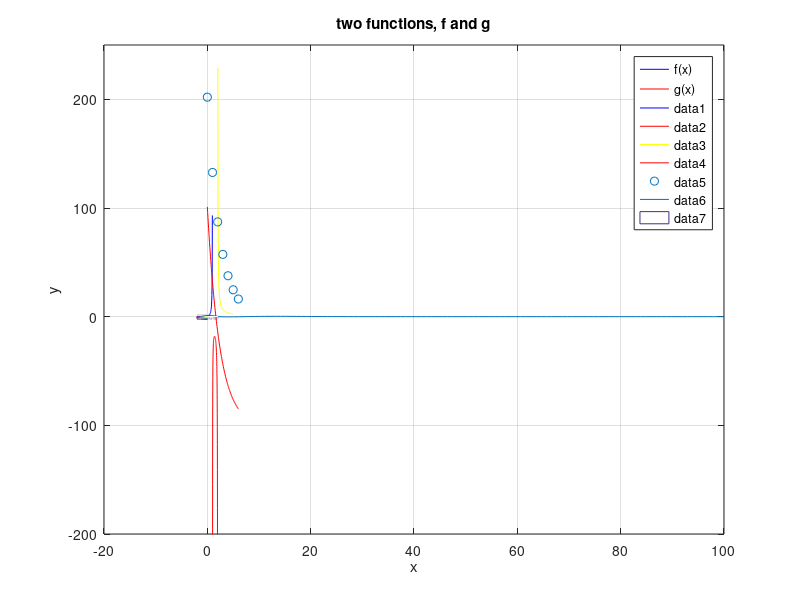
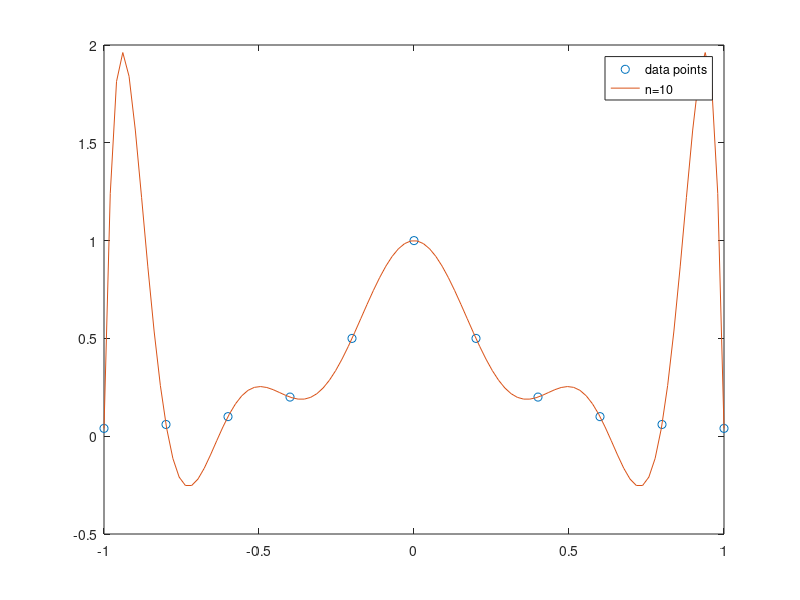

Write the MATLAB code that produced these figures, in order.
%% Home assignment
%% Exercise 2.a
f = @(x) exp(-x.^2)
g = @(x) exp(-(x-1).^2)
x = linspace(-2, 2);
y = f(x);
y1 = g(x);

plot(x,y,'blue')
hold on
plot(x,y1,'red')
grid on
xlabel('x')
ylabel('y')
title('two functions, f and g')
legend('f(x)', 'g(x)')

%% Exercise 2.b
%a = x.^2 + x + 1;
%b = ((x-1).* (x-2));
%f = a./b;
f = @(x) (x.^2 + x + 1)./((x-1).*(x-2))
x1 = linspace(-2,1);
x2 = linspace(1,2);
x3 = linspace(2,5);
y = f(x1);
z = f(x2);
u = f(x3);
plot(x1,y,'blue')
hold on
plot(x2,z,'red')
hold on
plot(x3,u,'yellow')

ylim([-200 250])
grid on

%% Exercise 3
A = @(t1) 202 * exp(-0.42*t1)
f = @(t) 202 * exp(-0.42*t) - 101
t1 = 0:1:6;
t = linspace(0,6);
y = A(t1);
y1 = f(t);
plot(t,y1, 'red')
hold on
scatter(t1,y,'blue')
halfpoint = fzero(f,1.6)

%% Exercise 4
r = linspace(0,100);
A = sqrt(1/6.75);
P = @(r) A.*r.*exp(-r/3) .* (1 - 2/3.*r + 2/27 .* r.^2)
f = @(r) (A.*r.*exp(-r/3) .* (1 - 2/3.*r + 2/27 .* r.^2)).^2;
y = P(r);
I = integral(f, 0, Inf)
plot(r,y), grid on
root1 = fzero(P,1.8182)
root2 = fzero(P,6.969)

%% Exercise 5
f = @(x,y) exp(-(x.^2 + y.^2))
x = linspace(-2, 2);
y = linspace(-2, 2);

[X,Y] = meshgrid(x,y);
Z = exp(-(X.^2 + Y.^2));
figure(1)
mesh(X,Y,Z) % plot
xlabel('x'), ylabel('y'), zlabel('z')
figure(2)
contour(X,Y,Z)

%% Exercise 6
t = -15:-1;
f = @(x) x.^3
f1 = 10.^t;
y = f(x);
plot(t,f1)

%% Exercise 13.1 a


%% Exercise 2
% Exercise 2 part 2
load('CCD.MAT');
imagesc(C,[3,7]), colormap('gray')
for i=2:99
    for j=2:99
        if(C(i,j) == 0)
            C(i,j) = median(median(C(-1+i:i+1,-1+j:1+j)));
        end
    end
end
%D )
figure(2)
imagesc(C,[3,7]), colormap('gray')




%% Exercise 3
tol = input(' Give value of tol ')
T0 = (650/4)*ones(100,100); % initial distribution T0
T0(1,:) = 100;
T0(100,:) = 200; % set edge temp
T0(:,1) = 100;
T0(:,100) = 250; % set edge temp
T0(50:70,30:50) = 250; % set middle temp.
T1 = T0; % dimension T1
diff = Inf; % make sure to enter the loop
while diff > tol
    diff = 0; % set max difference to 0
    for i = 2:99
        for j = 2:99
            if(i >  50 && i <= 70) && (j > 30 && j < 50)
            else
                T1(i,j)=(T0(i+1,j)+T0(i-1,j)+T0(i,j+1)+T0(i,j-1))/4;
            end
            if abs(T1(i,j) - T0(i,j)) > diff
                diff = T1(i,j) - T0(i,j); % Update difference
               
            end
        end
    end
    imagesc(T1) % plot temp. distribution
    colormap('hot'), colorbar % color sclae
    pause(0.1)
    T0 = T1; % uppdate temp. distribution
end


%% Exercise 20.1
x = -1:0.2:1;
y = [0.04 0.06 0.1 0.2 0.5 1 0.5 0.2 0.1 0.06 0.04];
p = polyfit(x,y,10)
xip = linspace(-1,1); % x-values between -1 and 1
yip = polyval(p,xip); % values of the polynomial
plot(x,y,'o',xip,yip) % plot
legend('data points','n=10')

%% Exercise 20.2
%record

%% Exercise 20.3





